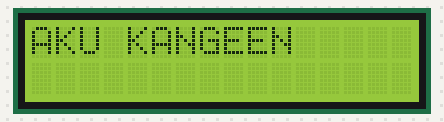
This sketch was run on a simulated Arduino Uno, built with avr-gcc and run on an emulated ATmega328P. Shown: 16×2 character LCD.

Above: at 2.4 s.
At 2.8 s:
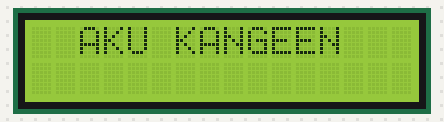
At 3.4 s:
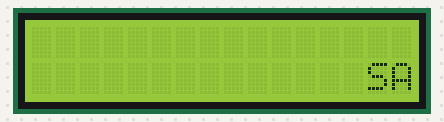
At 4.5 s:
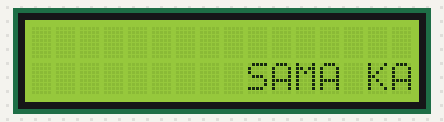
At 5.4 s:
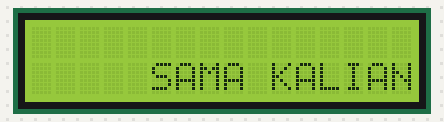
At 6.5 s:
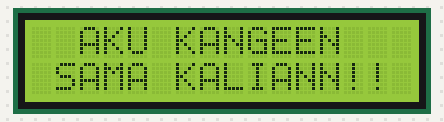

The sketch:

sketch_dec25a.ino
```cpp
#include <Wire.h>
#include <LiquidCrystal_I2C.h>

LiquidCrystal_I2C lcd(0x27, 16, 2);

String textAtas = "AKU KANGEEN";
String textBawah = "SAMA KALIANN!!";

void setup() {
  lcd.init();
  lcd.backlight();

  int startAtas  = (16 - textAtas.length()) / 2;
  int startBawah = (16 - textBawah.length()) / 2;

  // Animasi ATAS dari kiri
  for (int i = -textAtas.length(); i <= startAtas; i++) {
    lcd.clear();
    if (i >= 0) {
      lcd.setCursor(i, 0);
      lcd.print(textAtas);
    }
    delay(200);
  }

  // Animasi BAWAH dari kanan
  for (int i = 16; i >= startBawah; i--) {
    lcd.clear();
    lcd.setCursor(i, 1);
    lcd.print(textBawah);
    delay(200);
  }

  // FINAL TENGAH (GAK ILANG)
  lcd.clear();
  lcd.setCursor(startAtas, 0);
  lcd.print(textAtas);

  lcd.setCursor(startBawah, 1);
  lcd.print(textBawah);
}

void loop() {
  // kosong. damai. selesai.
}
```
